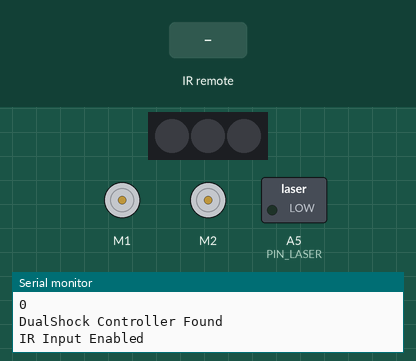
Recording of a sketch running on a simulated Arduino Uno, built with avr-gcc and run on an emulated ATmega328P. On the bench: 2 × DC motor (green arrow = forward, orange = backward, longer = faster), 3 RGB LEDs in strip order, left to right, switched loads named in the sketch (green lamp = pin HIGH), the last lines printed to the serial monitor. Inputs (shaded band) come from the test bench.

Above: at 1.2 s.
1.3 s: infrared code 0x1AF66ED4 received
At 2.6 s:
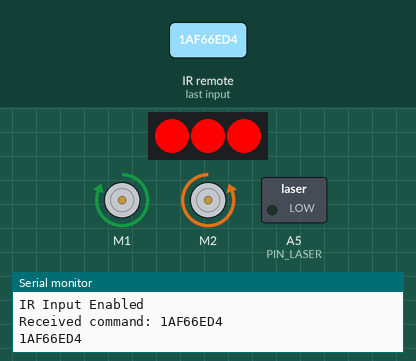
At 7.6 s:
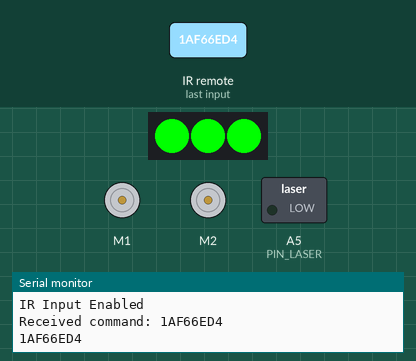
Timing chart, 0 to 8.8 s (numbered marks = the images above; inputs shaded):
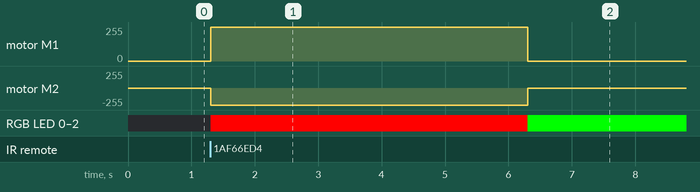

The sketch:

Pokerface_v2.0_with_NeoPixel.ino
```cpp
#include <Adafruit_NeoPixel.h>

#include "ps2_functions.h"
#include "zumo.h"
#include "ir.h"

#define CNTL_DELAY      20
#define LASER_DELAY     50


#define PIN A1
#define NUMPIXELS 3


Adafruit_NeoPixel pixels = Adafruit_NeoPixel(NUMPIXELS, PIN, NEO_GRB + NEO_KHZ800);

void setup() {
  Serial.begin(57600);
  pinMode(PIN_LASER, OUTPUT);
  initZumo();
  initPS2();
  initIR();
  pixels.begin(); // This initializes the NeoPixel library.
}


void loop() {

  unsigned long now_ms = millis();
  static unsigned long cntl_ms, laser_ms, trig_ms, msg_ms = 0;
  static int trig = 0;
  static bool laserState = false;
  static bool hitState = false;

  // Update controller/motors
  if (now_ms -  cntl_ms >= CNTL_DELAY) {
    int left, right = 0;
    updatePS2(left, right, trig, hitState);
    if (trig == 1) {
      digitalWrite(PIN_LASER, HIGH);
      writeIR(TANK_FIRE);
    } else {
      digitalWrite(PIN_LASER, LOW);
    }
    writeMotorSpeed(left, right);
    cntl_ms = now_ms;
  }

  // Check for new data
  unsigned long msg = 0;
  msg = readIR();
  if (msg != 0 && msg == 0x1AF66ED4) {
    hitState = true;
    Serial.println(msg, HEX);
    writeMotorSpeed(400, -400);

    for (int i = 0; i < NUMPIXELS; i++) {
      pixels.setPixelColor(i, pixels.Color(255, 0, 0)); // Moderately bright green color.
      pixels.show(); // This sends the updated pixel color to the hardware.
    }

    delay(5000);

    for (int i = 0; i < NUMPIXELS; i++) {
      pixels.setPixelColor(i, pixels.Color(0, 255, 0)); // Moderately bright green color.
      pixels.show(); // This sends the updated pixel color to the hardware.
    }
  } else {
    hitState = false;

  }
  /*
    updatePS2(left, right);
    writeMotorSpeed(left, right);
    delay(20); */
}
```

ir.cpp
```cpp
#include "ir.h"
#include "Arduino.h"
#include "IRremote.h"

IRsend irsend;
IRrecv irrecv(A4);
decode_results results;

void initIR() {

  // Initialize Input
  irrecv.enableIRIn();
  Serial.println("IR Input Enabled");

}

unsigned long readIR() {
  unsigned long valResults;
  if (irrecv.decode(&results)) {
    valResults = results.value;
    irrecv.resume();
    #ifdef TEST_MODE_IR
      Serial.print("Received command: ");
      Serial.println(valResults, HEX);
  #endif
  return valResults;
  }
  else {
    return 0;
  }

}

// cmd MUST be 5 bits or less
void writeIR(unsigned long cmd) {

  irsend.sendNEC(0x1B, 8);
  irrecv.enableIRIn();
  #ifdef TEST_MODE_IR
      Serial.print("Sent command: ");
      Serial.println(0x1B, HEX);
  #endif

}

int checkSum(unsigned long x) {
  // Computing sanity check, currently adds all bits in number together then sees if even or odd
  int numBits = 0;
  for (int i = 0; i < 7; i++) {
    numBits += bitRead(x, i);
  }
  return (numBits % 2);
}
```

ir.h
```cpp
#ifndef IR_H
#define IR_H

#define PIN_IR        A3
#define PIN_RECEIVER  A4
#define PIN_LASER     A5

#define TEST_MODE_IR

// Variables for T2T communication
#define TANK_ID     1
// Commands
#define TANK_FIRE   1


void initIR();
unsigned long readIR();
void writeIR(unsigned long cmd);
int checkSum(unsigned long x);

#endif
```

ps2_functions.cpp
```cpp
#include "ps2_functions.h"
#include "Arduino.h"
#include "PS2X_lib.h"
#include "ir.h"

PS2X ps2x;

void initPS2() {
  int error = ps2x.config_gamepad(PS2_CLK, PS2_CMD, PS2_SEL, PS2_DAT, PRESSURES, RUMBLE);
  if (error == 0) {
    Serial.println("Found Controller, configured successful");
  }
  else {
    Serial.println("No controller found, check wiring");
  }
  Serial.println(error);
  byte type = ps2x.readType();
  switch (type) {
    case 0:
      Serial.println("Unknown Controller type");
      break;
    case 1:
      Serial.println("DualShock Controller Found");
      break;
  }
  return error;
}

void updatePS2(int& left, int& right, int& trig, bool hitState) {
  int vibrate = 0;
  bool motor = false;
  if (hitState == true) {
    vibrate = 255;
    motor = true;
  }

  ps2x.read_gamepad(motor, vibrate);

  // Update Button Presses
  int l2 = ps2x.ButtonPressed(PSB_L2);
  int r2 = ps2x.ButtonPressed(PSB_R2);
  int l1 = ps2x.ButtonPressed(PSB_L1);
  int r1 = ps2x.ButtonPressed(PSB_R1);
  int square = ps2x.ButtonPressed(PSB_PINK);
  if (l1 == 1 || r1 == 1 || r2 == 1 || l2 == 1) {
    trig = 1;
  } else {
    trig = 0;
  }

  // Update Sticks
  right = mapY(ps2x.Analog(PSS_RY));
  left = mapY(ps2x.Analog(PSS_LY));


#ifdef TEST_MODE_PS2
  static uint32_t last_ms = 0;
  uint32_t now_ms = millis();
  if (now_ms - last_ms >= 100) {
    Serial.print(left);
    Serial.print(" | ");
    Serial.println(right);
    last_ms = now_ms;
  }

  if (l2) Serial.println("L2 Pressed");
  if (r2) Serial.println("R2 Pressed");
  if (square) Serial.println("Square Pressed");

#endif

}

int mapY(int val) {
  int fVal;
  if (val < 127 && val >= 0) {
    fVal = map(val, 126, 0, 0, 400);
  }
  else if (val > 127 && val <= 255) {
    fVal = map(val, 128, 255, 0, -400);
  }
  else {
    fVal = 0;
  }

  return fVal;
}
```

ps2_functions.h
```cpp
#ifndef PS2_FUNCTIONS_H
#define PS2_FUNCTIONS_H

#define PS2_CLK     2
#define PS2_CMD     11
#define PS2_SEL     4
#define PS2_DAT     5

#define PRESSURES   false
#define RUMBLE      false

//#define TEST_MODE_PS2

void initPS2();
void updatePS2(int& left, int& right, int& trig, bool hitState);
int mapY(int val);

#endif
```

zumo.cpp
```cpp
#include "zumo.h"
#include "Arduino.h"

#include <ZumoMotors.h>
#include <Pushbutton.h>
#include <QTRSensors.h>

ZumoMotors motors;
Pushbutton button(ZUMO_BUTTON);

void killMotors() {
  motors.setSpeeds(0, 0);
}

void writeMotorSpeed(int l, int r) {
  l = constrain(l, -400, 400);
  r = constrain(r, -400, 400);

  motors.setLeftSpeed(l);
  motors.setRightSpeed(r);
}

void initZumo() {
  // Flip the motors
  motors.flipLeftMotor(FLIP_LEFT);
  motors.flipRightMotor(FLIP_RIGHT);
  // Ensure motors do not start at startup
  killMotors();
}
```

zumo.h
```cpp
#ifndef ZUMO_H
#define ZUMO_H


#define FLIP_LEFT   false
#define FLIP_RIGHT  false

// Yellow - 0, 1
// Blue - 1, 1
// Red - 0, 1
// Green - 0, 0

void killMotors();
void writeMotorSpeed(int l, int r);
void initZumo();

#endif
```

Measured:
- after the input at 1.3 s, motor M1: stopped → forward 255/255 at once, → stopped 5.0 s later; motor M2: stopped → backward 255/255 at once, → stopped 5.0 s later; RGB LED 0–2: off → RGB(255, 0, 0) at once, → RGB(0, 255, 0) 5.0 s later
